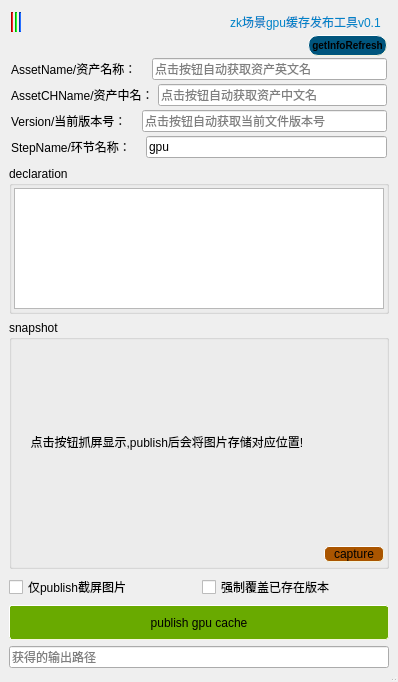
<?xml version="1.0" encoding="UTF-8"?>
<ui version="4.0">
 <class>envGpuPublishToolUI</class>
 <widget class="QMainWindow" name="envGpuPublishToolUI">
  <property name="windowModality">
   <enum>Qt::NonModal</enum>
  </property>
  <property name="geometry">
   <rect>
    <x>0</x>
    <y>0</y>
    <width>394</width>
    <height>682</height>
   </rect>
  </property>
  <property name="windowTitle">
   <string>EnvGpuCachePublishTool @jarry</string>
  </property>
  <property name="styleSheet">
   <string notr="true"/>
  </property>
  <property name="iconSize">
   <size>
    <width>32</width>
    <height>32</height>
   </size>
  </property>
  <widget class="QWidget" name="centralwidget">
   <layout class="QVBoxLayout" name="verticalLayout_3">
    <item>
     <widget class="QWidget" name="headWidget" native="true">
      <property name="maximumSize">
       <size>
        <width>16777215</width>
        <height>175</height>
       </size>
      </property>
      <layout class="QVBoxLayout" name="verticalLayout_2">
       <property name="spacing">
        <number>2</number>
       </property>
       <property name="margin">
        <number>2</number>
       </property>
       <item>
        <layout class="QHBoxLayout" name="horizontalLayout_6">
         <item>
          <widget class="Line" name="line_r">
           <property name="maximumSize">
            <size>
             <width>2</width>
             <height>20</height>
            </size>
           </property>
           <property name="styleSheet">
            <string notr="true">background-color: rgb(255, 0, 0);</string>
           </property>
           <property name="frameShadow">
            <enum>QFrame::Sunken</enum>
           </property>
           <property name="lineWidth">
            <number>1</number>
           </property>
           <property name="midLineWidth">
            <number>0</number>
           </property>
           <property name="orientation">
            <enum>Qt::Vertical</enum>
           </property>
          </widget>
         </item>
         <item>
          <widget class="Line" name="line_g">
           <property name="maximumSize">
            <size>
             <width>2</width>
             <height>20</height>
            </size>
           </property>
           <property name="styleSheet">
            <string notr="true">background-color: rgb(0, 255, 0);</string>
           </property>
           <property name="orientation">
            <enum>Qt::Vertical</enum>
           </property>
          </widget>
         </item>
         <item>
          <widget class="Line" name="line_b">
           <property name="maximumSize">
            <size>
             <width>2</width>
             <height>20</height>
            </size>
           </property>
           <property name="styleSheet">
            <string notr="true">background-color: rgb(0, 85, 255);</string>
           </property>
           <property name="orientation">
            <enum>Qt::Vertical</enum>
           </property>
          </widget>
         </item>
         <item>
          <spacer name="horizontalSpacer_2">
           <property name="orientation">
            <enum>Qt::Horizontal</enum>
           </property>
           <property name="sizeHint" stdset="0">
            <size>
             <width>40</width>
             <height>20</height>
            </size>
           </property>
          </spacer>
         </item>
         <item>
          <widget class="QLabel" name="titleIconLab">
           <property name="text">
            <string/>
           </property>
          </widget>
         </item>
         <item>
          <widget class="QLabel" name="titleLab">
           <property name="maximumSize">
            <size>
             <width>16777215</width>
             <height>22</height>
            </size>
           </property>
           <property name="styleSheet">
            <string notr="true">QLabel#titleLab {
    font: 12pt &quot;隶书&quot;;
    color: rgb(0, 131, 200); 
    padding: 3px;
}</string>
           </property>
           <property name="text">
            <string>zk场景gpu缓存发布工具v0.1</string>
           </property>
          </widget>
         </item>
        </layout>
       </item>
       <item>
        <layout class="QHBoxLayout" name="horizontalLayout_7">
         <item>
          <spacer name="horizontalSpacer_3">
           <property name="orientation">
            <enum>Qt::Horizontal</enum>
           </property>
           <property name="sizeHint" stdset="0">
            <size>
             <width>40</width>
             <height>20</height>
            </size>
           </property>
          </spacer>
         </item>
         <item>
          <widget class="QPushButton" name="refresh_PB">
           <property name="styleSheet">
            <string notr="true">QPushButton#refresh_PB {
	font-size:12px;   
    background-color: rgb(0,85,125);
    border-style: outset;
    border-width: 1px;
    border-radius: 10px;
    border-color: beige;
    font: bold 10px;
    min-width: 4em;
    padding: 3px;
}
QPushButton#refresh_PB:hover {
    background-color: rgb(0,137,200);
    border-style: inset;
}
QPushButton#refresh_PB:pressed {
    background-color: rgb(0, 0, 0);
    border-style: inset;
}
</string>
           </property>
           <property name="text">
            <string>getInfoRefresh</string>
           </property>
          </widget>
         </item>
        </layout>
       </item>
       <item>
        <widget class="QFrame" name="headInfoFrame">
         <property name="sizePolicy">
          <sizepolicy hsizetype="Preferred" vsizetype="Preferred">
           <horstretch>0</horstretch>
           <verstretch>0</verstretch>
          </sizepolicy>
         </property>
         <property name="minimumSize">
          <size>
           <width>0</width>
           <height>0</height>
          </size>
         </property>
         <property name="maximumSize">
          <size>
           <width>16777215</width>
           <height>16777215</height>
          </size>
         </property>
         <property name="sizeIncrement">
          <size>
           <width>0</width>
           <height>0</height>
          </size>
         </property>
         <property name="baseSize">
          <size>
           <width>0</width>
           <height>0</height>
          </size>
         </property>
         <property name="frameShape">
          <enum>QFrame::NoFrame</enum>
         </property>
         <property name="frameShadow">
          <enum>QFrame::Plain</enum>
         </property>
         <property name="lineWidth">
          <number>1</number>
         </property>
         <property name="midLineWidth">
          <number>0</number>
         </property>
         <layout class="QVBoxLayout" name="headInfoLayout">
          <property name="spacing">
           <number>4</number>
          </property>
          <property name="margin">
           <number>0</number>
          </property>
          <item>
           <layout class="QHBoxLayout" name="horizontalLayout">
            <item>
             <widget class="QLabel" name="assetVersion_label_2">
              <property name="text">
               <string>AssetName/资产名称：</string>
              </property>
             </widget>
            </item>
            <item>
             <widget class="QLabel" name="noneLabel1">
              <property name="text">
               <string/>
              </property>
             </widget>
            </item>
            <item>
             <widget class="QLineEdit" name="assetName_LineEdit">
              <property name="minimumSize">
               <size>
                <width>200</width>
                <height>0</height>
               </size>
              </property>
              <property name="styleSheet">
               <string notr="true">selection-background-color: rgb(0, 170, 0);</string>
              </property>
              <property name="maxLength">
               <number>500</number>
              </property>
              <property name="readOnly">
               <bool>true</bool>
              </property>
              <property name="placeholderText">
               <string>点击按钮自动获取资产英文名</string>
              </property>
             </widget>
            </item>
           </layout>
          </item>
          <item>
           <layout class="QHBoxLayout" name="horizontalLayout_2">
            <item>
             <widget class="QLabel" name="assetCHName_label">
              <property name="text">
               <string>AssetCHName/资产中名：</string>
              </property>
             </widget>
            </item>
            <item>
             <widget class="QLineEdit" name="assetCHName_LineEdit">
              <property name="minimumSize">
               <size>
                <width>200</width>
                <height>0</height>
               </size>
              </property>
              <property name="toolTip">
               <string>&lt;html&gt;&lt;head/&gt;&lt;body&gt;&lt;p&gt;&lt;span style=&quot; font-style:italic; color:#595959;&quot;&gt;请输入中文搜索&lt;/span&gt;&lt;/p&gt;&lt;/body&gt;&lt;/html&gt;</string>
              </property>
              <property name="styleSheet">
               <string notr="true">selection-background-color: rgb(150, 40,40);</string>
              </property>
              <property name="text">
               <string/>
              </property>
              <property name="readOnly">
               <bool>true</bool>
              </property>
              <property name="placeholderText">
               <string>点击按钮自动获取资产中文名</string>
              </property>
             </widget>
            </item>
           </layout>
          </item>
          <item>
           <layout class="QHBoxLayout" name="horizontalLayout_4">
            <item>
             <widget class="QLabel" name="assetVersion_label">
              <property name="text">
               <string>Version/当前版本号：</string>
              </property>
             </widget>
            </item>
            <item>
             <widget class="QLabel" name="noneLabel1_3">
              <property name="text">
               <string/>
              </property>
             </widget>
            </item>
            <item>
             <widget class="QLineEdit" name="assetVersion_LineEdit">
              <property name="minimumSize">
               <size>
                <width>200</width>
                <height>0</height>
               </size>
              </property>
              <property name="styleSheet">
               <string notr="true">selection-background-color: rgb(255, 85, 0);</string>
              </property>
              <property name="placeholderText">
               <string>点击按钮自动获取当前文件版本号</string>
              </property>
             </widget>
            </item>
           </layout>
          </item>
          <item>
           <layout class="QHBoxLayout" name="horizontalLayout_5">
            <item>
             <widget class="QLabel" name="assetStep_label">
              <property name="text">
               <string>StepName/环节名称：</string>
              </property>
             </widget>
            </item>
            <item>
             <widget class="QLabel" name="noneLabel1_4">
              <property name="text">
               <string/>
              </property>
             </widget>
            </item>
            <item>
             <widget class="QLineEdit" name="assetStep_LineEdit">
              <property name="minimumSize">
               <size>
                <width>200</width>
                <height>0</height>
               </size>
              </property>
              <property name="text">
               <string>gpu</string>
              </property>
              <property name="readOnly">
               <bool>true</bool>
              </property>
             </widget>
            </item>
           </layout>
          </item>
         </layout>
        </widget>
       </item>
      </layout>
     </widget>
    </item>
    <item>
     <widget class="QGroupBox" name="groupBox">
      <property name="minimumSize">
       <size>
        <width>0</width>
        <height>130</height>
       </size>
      </property>
      <property name="maximumSize">
       <size>
        <width>16777215</width>
        <height>150</height>
       </size>
      </property>
      <property name="title">
       <string>declaration</string>
      </property>
      <layout class="QVBoxLayout" name="verticalLayout">
       <property name="spacing">
        <number>2</number>
       </property>
       <property name="margin">
        <number>2</number>
       </property>
       <item>
        <widget class="QTextEdit" name="textEdit">
         <property name="minimumSize">
          <size>
           <width>0</width>
           <height>0</height>
          </size>
         </property>
         <property name="maximumSize">
          <size>
           <width>16777215</width>
           <height>160000</height>
          </size>
         </property>
         <property name="styleSheet">
          <string notr="true">selection-background-color: rgb(0, 85, 255);</string>
         </property>
         <property name="documentTitle">
          <string/>
         </property>
         <property name="html">
          <string>&lt;!DOCTYPE HTML PUBLIC &quot;-//W3C//DTD HTML 4.0//EN&quot; &quot;http://www.w3.org/TR/REC-html40/strict.dtd&quot;&gt;
&lt;html&gt;&lt;head&gt;&lt;meta name=&quot;qrichtext&quot; content=&quot;1&quot; /&gt;&lt;style type=&quot;text/css&quot;&gt;
p, li { white-space: pre-wrap; }
&lt;/style&gt;&lt;/head&gt;&lt;body style=&quot; font-family:'SimSun'; font-size:9pt; font-weight:400; font-style:normal;&quot;&gt;
&lt;p style=&quot;-qt-paragraph-type:empty; margin-top:0px; margin-bottom:0px; margin-left:0px; margin-right:0px; -qt-block-indent:0; text-indent:0px;&quot;&gt;&lt;br /&gt;&lt;/p&gt;&lt;/body&gt;&lt;/html&gt;</string>
         </property>
        </widget>
       </item>
      </layout>
     </widget>
    </item>
    <item>
     <widget class="QGroupBox" name="screenGroupBox">
      <property name="title">
       <string>snapshot</string>
      </property>
      <layout class="QVBoxLayout" name="screenLayout">
       <property name="spacing">
        <number>2</number>
       </property>
       <property name="margin">
        <number>2</number>
       </property>
       <item>
        <widget class="QLabel" name="snapshot_label">
         <property name="minimumSize">
          <size>
           <width>370</width>
           <height>200</height>
          </size>
         </property>
         <property name="styleSheet">
          <string notr="true">border-radius: 10px;</string>
         </property>
         <property name="text">
          <string>     点击按钮抓屏显示,publish后会将图片存储对应位置!</string>
         </property>
        </widget>
       </item>
       <item>
        <layout class="QHBoxLayout" name="horizontalLayout_3">
         <property name="spacing">
          <number>2</number>
         </property>
         <item>
          <spacer name="horizontalSpacer">
           <property name="orientation">
            <enum>Qt::Horizontal</enum>
           </property>
           <property name="sizeHint" stdset="0">
            <size>
             <width>40</width>
             <height>20</height>
            </size>
           </property>
          </spacer>
         </item>
         <item>
          <widget class="QPushButton" name="capture_pb">
           <property name="minimumSize">
            <size>
             <width>60</width>
             <height>0</height>
            </size>
           </property>
           <property name="styleSheet">
            <string notr="true">QPushButton {	
	background-color: rgb(170, 85, 0);
    border-radius: 5px;
    border-style: outset;
    border-width: 1px;
    border-color: beige;
font: 10pt &quot;隶书&quot;
}
QPushButton:hover {
    background-color: rgb(200, 100, 0);
    border-style: inset;
}
QPushButton:pressed {
    background-color: rgb(0, 0, 0);
    border-style: inset;
}</string>
           </property>
           <property name="text">
            <string>capture</string>
           </property>
          </widget>
         </item>
        </layout>
       </item>
      </layout>
     </widget>
    </item>
    <item>
     <layout class="QHBoxLayout" name="horizontalLayout_8">
      <item>
       <widget class="QCheckBox" name="onlySnapshot_cb">
        <property name="text">
         <string>仅publish截屏图片</string>
        </property>
       </widget>
      </item>
      <item>
       <widget class="QCheckBox" name="forceVersion_cb">
        <property name="text">
         <string>强制覆盖已存在版本</string>
        </property>
       </widget>
      </item>
     </layout>
    </item>
    <item>
     <widget class="QPushButton" name="publish_pb">
      <property name="minimumSize">
       <size>
        <width>0</width>
        <height>35</height>
       </size>
      </property>
      <property name="styleSheet">
       <string notr="true">QPushButton {	
	background-color: rgb(105, 170, 0);
    border-radius: 3px;
    border-style: outset;
    border-width: 1px;
    border-color: beige;
}
QPushButton:hover {
    background-color: rgb(133, 210, 0);
    border-style: inset;
}
QPushButton:pressed {
    background-color: rgb(0, 0, 0);
    border-style: inset;
}</string>
      </property>
      <property name="text">
       <string>publish gpu cache</string>
      </property>
     </widget>
    </item>
    <item>
     <widget class="QLineEdit" name="publishPath_LineEdit">
      <property name="readOnly">
       <bool>true</bool>
      </property>
      <property name="placeholderText">
       <string>获得的输出路径</string>
      </property>
     </widget>
    </item>
   </layout>
  </widget>
  <widget class="QMenuBar" name="menubar">
   <property name="geometry">
    <rect>
     <x>0</x>
     <y>0</y>
     <width>394</width>
     <height>23</height>
    </rect>
   </property>
  </widget>
  <widget class="QStatusBar" name="statusBar">
   <property name="minimumSize">
    <size>
     <width>0</width>
     <height>5</height>
    </size>
   </property>
   <property name="maximumSize">
    <size>
     <width>16777215</width>
     <height>10</height>
    </size>
   </property>
  </widget>
 </widget>
 <resources/>
 <connections/>
</ui>
